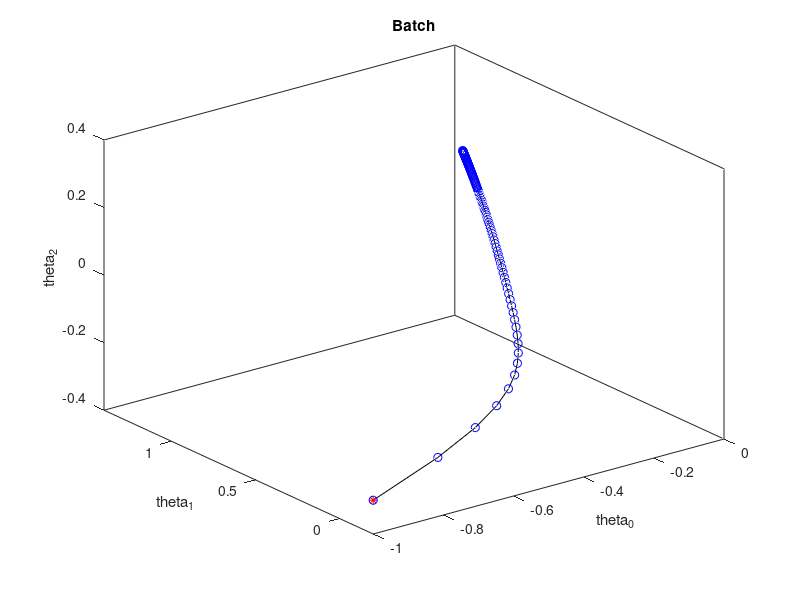
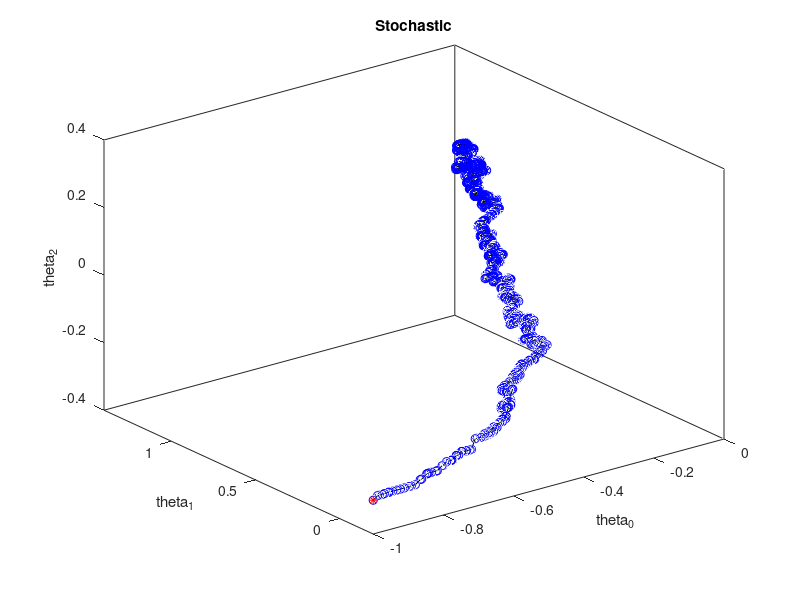
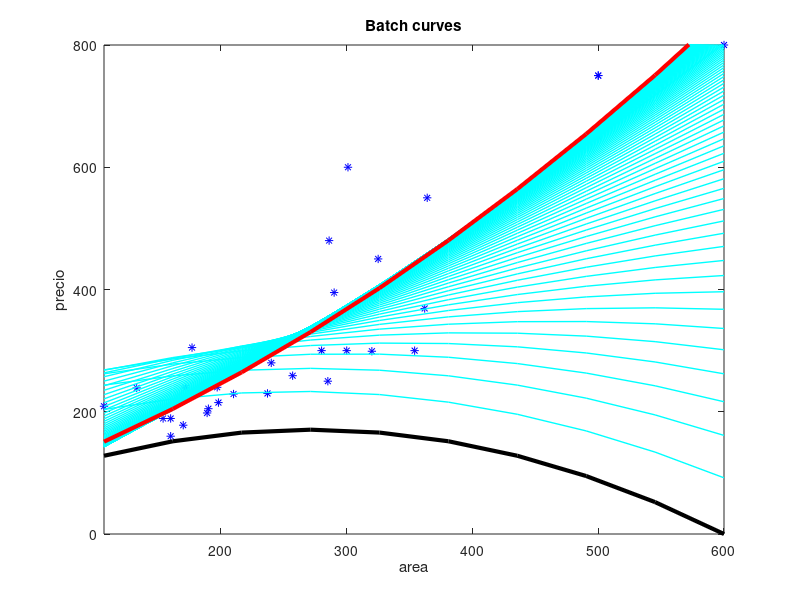
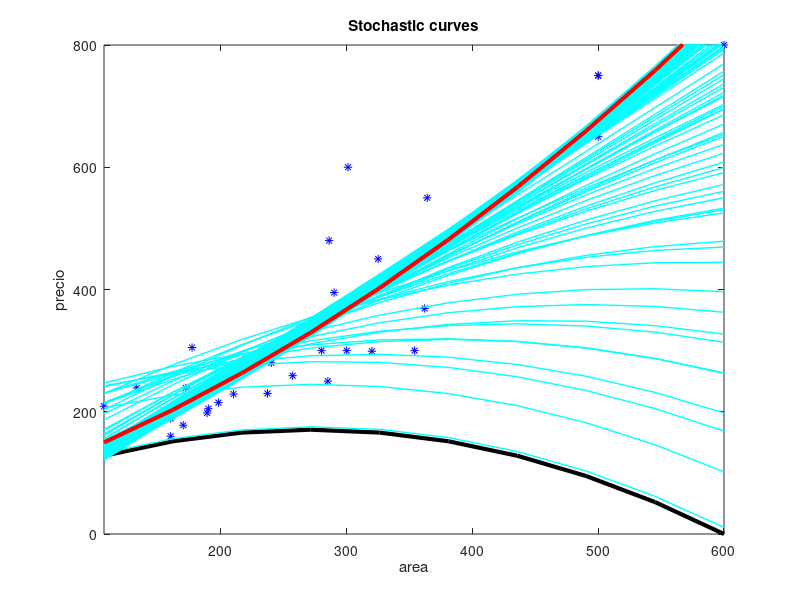

These charts were generated, in order, by the following MATLAB code:
close all
pkg load optim;
# Data stored each sample in a row, where the last row is the label
D=load("escazu32.dat");


#Construct the matrix powering x from 0 to 2 in each column with the original data.
Xo = bsxfun(@power, D(:,1), 0:1);

# The outputs vector with the original data
Yo=D(:,4);

# The slope for the data normalization
minArea = min(Xo(:,2));
maxArea = max(Xo(:,2));
mx = 2/(maxArea-minArea);
bx = 1-mx*maxArea;

NM=[1 bx; 0 mx];
X=Xo*NM; # Normalized data to interval -1 to 1

X(:,3) = X(:,2).^2;

# Normalize also the output
minPrice=min(Yo);
maxPrice=max(Yo);
my = 2/(maxPrice-minPrice);
by = 1-my*maxPrice;

Y = my*Yo + by;

# For the inverse mapping we need these:
imy = 1/my;
iby = -by/my;

# Objective function of the parameters theta, requires also the data A
# First create a matrix without the square, where the j-column has
# theta_0 + theta_1*x_1^(j)-y^(j).  Then, square all elements of that matrix
# and finally add up all elements in each row
function res=J(theta,X,Y)
  D=(X*theta'-Y*ones(1,rows(theta)));
  res=0.5*sum(D.*D,1)';
endfunction;

# Gradient of J.
# Analytical solution.
#
# Here assuming that theta has two components only
# For each theta pair (assumed in a row of the theta matrix) it will
# compute also a row with the gradient: the first column is the partial
# derivative w.r.t theta_0 and the second w.r.t theta_1
function res=gradJ(theta,X,Y)
  res=(X'*(X*theta'-Y*ones(1,rows(theta))))';
endfunction;

# Learning rate
alpha = 0.01;

t=[-1 -0.2 -0.3];
gt=gradJ(t,X,Y);
t0 = -1;
t1 = -0.2;
t2 = -0.3;
 
function [ts, es]=gradientDesBatch(t, X, Y, alpha)
	# Perform the gradient descent (batch)
	ts=t; # sequence of t's
	es=[];
	for i=[1:100] # max 100 iterations
	  tc = ts(rows(ts),:); # Current position 
	  gn = gradJ(tc,X,Y);  # Gradient at current position
	  e = J(tc, X, Y);
	  tn = tc - alpha * gn;# Next position
	  ts = [ts;tn];
	  
	  es=[es;e];
	  if (norm(tc-tn)<0.001) break; endif;
	endfor
endfunction

function [tss, ess]=gradientDesStoch(t, X, Y, alpha)
	# Perform the gradient descent (stochastic)
	tss=t; # sequence of t's
	ess=[];
	j=0;
	for i=[1:4000] # max 100 iterations
	  tcs = tss(rows(tss),:); # Current position
	  sample=round(unifrnd(1,rows(X))); # Use one random sample
	  gns = gradJ(tcs,X(sample,:),Y(sample));  # Gradient at current position
	  tns = tcs - alpha * gns;# Next position
	  tss = [tss;tns];
	  e = J(tcs, X, Y);
	  ess=[ess;e];
	  if (norm(tcs-tns)<0.0001)
	    j=j+1;
	    if (j>5)
	      break;
	    endif;
	  else
	    j=0;
	  endif;
	endfor
endfunction

[ts, es] = gradientDesBatch(t, X ,Y, alpha);
[tss, ess] = gradientDesStoch(t, X ,Y, alpha);
############ Batch trajectory
figure(1);
plot3(ts(:,1),ts(:,2),ts(:,3),"k-");
hold on;
plot3([t0],[t1],[t2],"*r");
plot3(ts(:,1),ts(:,2),ts(:,3),"ob");
box on;

title("Batch");
xlabel("theta_0");
ylabel("theta_1");
zlabel("theta_2");
xlim([-1 0]);
ylim([-0.2 1.4]);
zlim([-0.4 0.4]);

############# Stochastic trajectory
figure(2);
plot3(tss(:,1),tss(:,2),tss(:,3),"k-");
hold on;
plot3(tss(:,1),tss(:,2),tss(:,3),"ob");
plot3([t0],[t1],[t2],"*r");
box on;

title("Stochastic");
xlabel("theta_0");
ylabel("theta_1");
zlabel("theta_2");
xlim([-1 0]);
ylim([-0.2 1.4]);
zlim([-0.4 0.4]);

############## Batch curves

figure(3)
plot(D(:,1), D(:,4),"marker", "*", "color", "b", "LineStyle", "none");
hold on;

# The line back in the samples
areas=linspace(minArea,maxArea,10);
# Normalize these input areas
areasNorm=mx*areas+bx;
# Calculate values with those normalized areas
pricesNorm = ts*[ones(size(areasNorm));areasNorm;areasNorm.^2];
# We have to de-normalize the normalized estimation
prices=imy*(pricesNorm)+iby;
# First plot first black
plot(areas,prices(1,:),'k',"linewidth",3);
# Now plot intermediate
for i=linspace(2, rows(prices)-1, 100)
  plot(areas,prices(round(i),:),'c',"linewidth",1);
endfor
# Finally plot last one
plot(areas,prices(end,:),'r',"linewidth",3);

title("Batch curves");
xlabel("area");
ylabel("precio");
xlim([minArea 600]);
ylim([0 800]);


############# Stochastic curves

figure(4)
plot(D(:,1), D(:,4),"marker", "*", "color", "b", "LineStyle", "none");
hold on;

# The line back in the samples
areas=linspace(minArea,maxArea,10);

# Normalize these input areas
areasNorm=mx*areas+bx;

# Calculate values with those normalized areas
pricesNorm = tss*[ones(size(areasNorm));areasNorm;areasNorm.^2];

# We have to de-normalize the normalized estimation
prices=imy*(pricesNorm)+iby;

# First plot first black
plot(areas,prices(1,:),'k',"linewidth",3);

# Now plot intermediate
for i=linspace(2, rows(prices)-1, 100)
  plot(areas,prices(round(i),:),'c',"linewidth",1);
endfor
# Finally plot last one
plot(areas,prices(end,:),'r',"linewidth",3);

title("Stochastic curves");
xlabel("area");
ylabel("precio");
xlim([minArea 600]);
ylim([0 800]);

###################3 Batch descent method


figure(5)

plot(1:size(es), es, 'g',"linewidth",3)
hold on
legend({'alpha=0.01'});

[ts, es] = gradientDesBatch(t, X ,Y, 0.001);
plot(1:size(es), es, 'k',"linewidth",3)
legend({'alpha=0.001'});
[ts, es] = gradientDesBatch(t, X ,Y, 0.005);
plot(1:size(es), es, 'r',"linewidth",3)

[ts, es] = gradientDesBatch(t, X ,Y, 0.045);
plot(1:size(es), es, 'b',"linewidth",3)

[ts, es] = gradientDesBatch(t, X ,Y, 0.0494);
plot(1:size(es), es, 'm',"linewidth",3)

title("Stochastic error");
xlabel("Iteracion");
ylabel("Error");
hold off
#xlim([minArea 600]);
#ylim([0 800]);